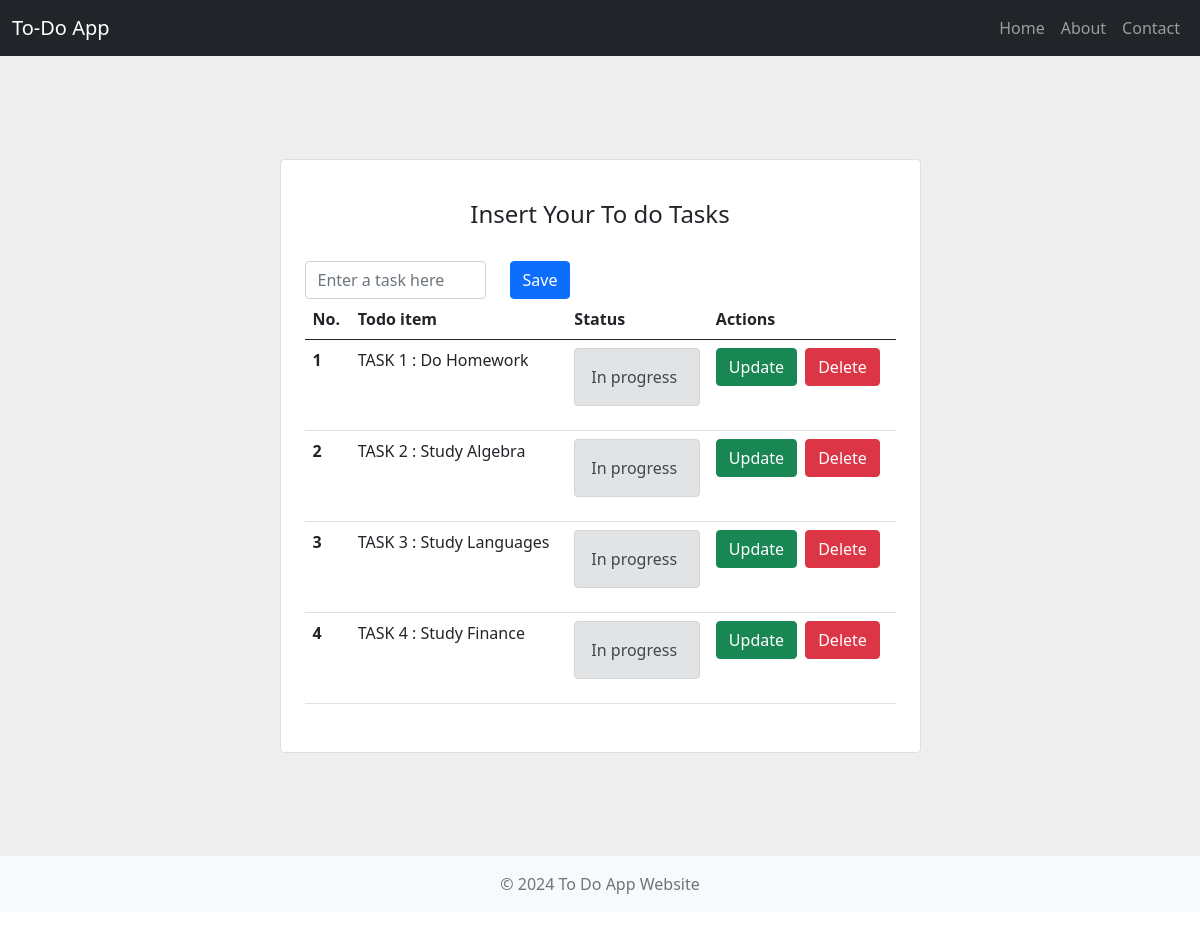
The page / on the database its author committed.
### models.py (models this page shows)
class Todo(Base):
    __tablename__ = "todos"
    id = Column(Integer, primary_key=True, index=True)
    title = Column(String)
    completed = Column(Boolean, default=False)

### main.py (the view)
@app.get("/")
def home(request: Request,db : Session = Depends(get_db)):
    todos = db.query(models.Todo).all()
    return templates.TemplateResponse("index.html", {"request": request , "todo_list": todos})

### templates/index.html (shortened to what this page needs)
<!DOCTYPE html>
<html lang="en">
<head>
    <link rel="stylesheet" href="https://cdn.jsdelivr.net/npm/bootstrap@5.0.2/dist/css/bootstrap.min.css">
    <link rel="stylesheet" href="/static/style.css">
    <link rel="stylesheet" href="https://cdnjs.cloudflare.com/ajax/libs/font-awesome/6.0.0-beta3/css/all.min.css"
>
</head>
<body>
    <nav class="navbar navbar-expand-lg navbar-dark bg-dark">
        <div class="container-fluid">
            <a class="navbar-brand" href="#">To-Do App</a>
            <div class="collapse navbar-collapse" id="navbarNav">
                <ul class="navbar-nav ms-auto">
                    <li class="nav-item">
                        <a class="nav-link" href="#">Home</a>
                    </li>
                    <li class="nav-item">
                        <a class="nav-link" href="#">About</a>
                    </li>
                    <li class="nav-item">
                        <a class="nav-link" href="#">Contact</a>
                    </li>
                </ul>
            </div>
        </div>
    </nav>
<section class="vh-100" style="background-color: #eee;">
  <div class="container py-5 h-100">
    <div class="row d-flex justify-content-center align-items-center h-100">
      <div class="col col-lg-9 col-xl-7">
        <div class="card rounded-3">
          <div class="card-body p-4">
            <h4 class="text-center my-3 pb-3">Insert Your To do Tasks</h4>
            <form class="row" action="/add" method="post">
              <div class="col-4">
                <div class="form-outline">
                  <input type="text" id="title" name="title" class="form-control" placeholder="Enter a task here"/>
                </div>
              </div>
              <div class="col-6">
                <button type="submit" class="btn btn-primary">Save</button>
              </div>
            </form>
            <table class="table mb-4">
                <thead>
                    <tr>
                      <th scope="col">No.</th>
                      <th scope="col">Todo item</th>
                      <th scope="col">Status</th>
                      <th scope="col">Actions</th>
                    </tr>
                </thead>
                <tbody>
                    {% for todo in todo_list %}
                    <tr>
                      <th scope="row">{{todo.id }}</th>
                      <td>{{ todo.title }}</td>
                      <td>
                        {% if todo.completed == False %}
                        <div class="alert alert-secondary" role="alert">In progress</div>
                        {% else %}
                        <div class="alert alert-success" role="alert">Completed</div>
                        {% endif %}
                      </td>
                      <td>
                        <a class="btn btn-success" href="/update/{{ todo.id }}">Update</a>
                        <a class="btn btn-danger ms-1" href="/delete/{{ todo.id }}">Delete</a>
                      </td>
                    </tr>
                    {% endfor %}
                </tbody>
            </table>
          </div>
        </div>
      </div>
    </div>
  </div>
</section>
    <footer class="footer mt-auto py-3 bg-light">
        <div class="container text-center">
            <span class="text-muted">© 2024 To Do App Website</span>
        </div>
    </footer>
</body>
</html>

### static/style.css (style rules this page uses)
body { padding-bottom: 60px; }

### rows shown on the page
Todo: id "1", title "TASK 1 : Do Homework", completed "In progress"
Todo: id "2", title "TASK 2 : Study Algebra", completed "In progress"
Todo: id "3", title "TASK 3 : Study Languages", completed "In progress"
Todo: id "4", title "TASK 4 : Study Finance", completed "In progress"
